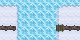

The image is a tile-based game level rendered from a .tmx file. Its description and complete source (layers, tilesets, objects, tile grids) follow:
An orthogonal 10x5 tile map with 8x8 px tiles, 2 tile layers (Floor, Cosmetic) and 8 objects (3x Door, Switch, Rock, Crate, Spawn, ...).

<map version="1.2" tiledversion="1.2.2" orientation="orthogonal" renderorder="right-down" width="10" height="5" tilewidth="8" tileheight="8" infinite="0" nextlayerid="4" nextobjectid="21">
 <tileset firstgid="1" source="../asset/SNOW_ICE_TILESET.tsx" />
 <layer id="1" name="Floor" width="10" height="5">
  <data encoding="csv">
2,2,3,21,21,21,21,1,2,2,
18,18,19,21,21,21,21,22,18,18,
67,67,19,21,21,21,21,22,67,67,
147,147,19,21,21,21,21,167,147,147,
18,18,19,21,21,21,21,22,18,18
</data>
 </layer>
 <layer id="2" name="Cosmetic" width="10" height="5">
  <data encoding="csv">
0,0,39,39,39,39,39,39,0,0,
39,39,39,39,39,39,39,39,39,39,
0,0,39,39,39,39,39,39,0,0,
0,39,39,39,39,39,39,39,39,39,
0,0,0,39,39,39,39,39,39,39
</data>
 </layer>
 <objectgroup id="3" name="Objects">
  <object id="12" type="Switch" gid="138" x="48" y="32" width="8" height="8" />
  <object id="13" type="Rock" gid="154" x="56" y="32" width="8" height="8" />
  <object id="14" type="Crate" gid="121" x="16" y="32" width="8" height="8" />
  <object id="15" type="Spawn" gid="169" x="0" y="32" width="8" height="8" />
  <object id="17" type="Goal" gid="170" x="72" y="8" width="8" height="8" />
  <object id="18" type="Door" gid="137" x="64" y="8" width="8" height="8" />
  <object id="19" type="Door" gid="137" x="72" y="16" width="8" height="8" />
  <object id="20" type="Door" gid="137" x="64" y="16" width="8" height="8" />
 </objectgroup>
</map>
